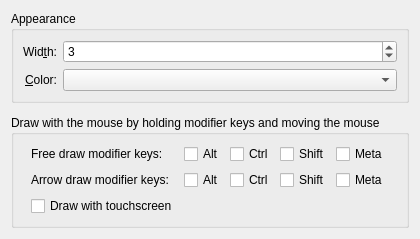
<?xml version="1.0" encoding="UTF-8"?>
<ui version="4.0">
 <class>KWin::MouseMarkEffectConfigForm</class>
 <widget class="QWidget" name="KWin::MouseMarkEffectConfigForm">
  <property name="geometry">
   <rect>
    <x>0</x>
    <y>0</y>
    <width>279</width>
    <height>178</height>
   </rect>
  </property>
  <layout class="QVBoxLayout">
   <item>
    <widget class="QGroupBox" name="groupBox">
     <property name="title">
      <string>Appearance</string>
     </property>
     <layout class="QGridLayout" name="gridLayout">
      <item row="1" column="0">
       <widget class="QLabel" name="label">
        <property name="text">
         <string>Wid&amp;th:</string>
        </property>
        <property name="alignment">
         <set>Qt::AlignRight|Qt::AlignTrailing|Qt::AlignVCenter</set>
        </property>
        <property name="buddy">
         <cstring>kcfg_LineWidth</cstring>
        </property>
       </widget>
      </item>
      <item row="2" column="0">
       <widget class="QLabel" name="label_2">
        <property name="text">
         <string>&amp;Color:</string>
        </property>
        <property name="alignment">
         <set>Qt::AlignRight|Qt::AlignTrailing|Qt::AlignVCenter</set>
        </property>
        <property name="buddy">
         <cstring>kcfg_Color</cstring>
        </property>
       </widget>
      </item>
      <item row="2" column="1">
       <widget class="KColorCombo" name="kcfg_Color">
        <property name="sizePolicy">
         <sizepolicy hsizetype="Expanding" vsizetype="Fixed">
          <horstretch>0</horstretch>
          <verstretch>0</verstretch>
         </sizepolicy>
        </property>
       </widget>
      </item>
      <item row="1" column="1">
       <widget class="QSpinBox" name="kcfg_LineWidth">
        <property name="minimum">
         <number>1</number>
        </property>
        <property name="maximum">
         <number>10</number>
        </property>
        <property name="value">
         <number>3</number>
        </property>
       </widget>
      </item>
     </layout>
    </widget>
   </item>
   <item>
    <widget class="KShortcutsEditor" name="editor">
      <property name="actionTypes">
        <enum>KShortcutsEditor::GlobalAction</enum>
      </property>
    </widget>
   </item>
   <item>
    <widget class="QGroupBox" name="groupBox2">
     <property name="title">
      <string>Draw with the mouse by holding modifier keys and moving the mouse</string>
     </property>
     <layout class="QHBoxLayout" name="hlayout">
      <item>
       <spacer name="horizontalSpacer">
        <property name="orientation">
         <enum>Qt::Horizontal</enum>
        </property>
        <property name="sizeHint" stdset="0">
         <size>
          <width>40</width>
          <height>20</height>
         </size>
        </property>
       </spacer>
      </item>
      <item>
       <layout class="QFormLayout" name="formLayout">
        <item row="0" column="0">
         <widget class="QLabel" name="label_FreedrawModifierKeys">
          <property name="text">
           <string>Free draw modifier keys:</string>
          </property>
         </widget>
        </item>
        <item row="0" column="1">
         <widget class="QWidget" name="widgetf" native="true">
          <layout class="QHBoxLayout" name="horizontalLayoutf">
           <property name="leftMargin">
            <number>0</number>
           </property>
           <property name="topMargin">
            <number>0</number>
           </property>
           <property name="rightMargin">
            <number>0</number>
           </property>
           <property name="bottomMargin">
            <number>0</number>
           </property>
           <item>
            <widget class="QCheckBox" name="kcfg_Freedrawalt">
             <property name="text">
              <string>Alt</string>
             </property>
            </widget>
           </item>
           <item>
            <widget class="QCheckBox" name="kcfg_Freedrawcontrol">
             <property name="text">
              <string>Ctrl</string>
             </property>
            </widget>
           </item>
           <item>
            <widget class="QCheckBox" name="kcfg_Freedrawshift">
             <property name="text">
              <string>Shift</string>
             </property>
            </widget>
           </item>
           <item>
            <widget class="QCheckBox" name="kcfg_Freedrawmeta">
             <property name="text">
              <string>Meta</string>
             </property>
            </widget>
           </item>
          </layout>
         </widget>
        </item>

        <item row="1" column="0">
         <widget class="QLabel" name="label_ArrowdrawModifierKeys">
          <property name="text">
           <string>Arrow draw modifier keys:</string>
          </property>
         </widget>
        </item>
        <item row="1" column="1">
         <widget class="QWidget" name="widgeta" native="true">
          <layout class="QHBoxLayout" name="horizontalLayouta">
           <property name="leftMargin">
            <number>0</number>
           </property>
           <property name="topMargin">
            <number>0</number>
           </property>
           <property name="rightMargin">
            <number>0</number>
           </property>
           <property name="bottomMargin">
            <number>0</number>
           </property>
           <item>
            <widget class="QCheckBox" name="kcfg_Arrowdrawalt">
             <property name="text">
              <string>Alt</string>
             </property>
            </widget>
           </item>
           <item>
            <widget class="QCheckBox" name="kcfg_Arrowdrawcontrol">
             <property name="text">
              <string>Ctrl</string>
             </property>
            </widget>
           </item>
           <item>
            <widget class="QCheckBox" name="kcfg_Arrowdrawshift">
             <property name="text">
              <string>Shift</string>
             </property>
            </widget>
           </item>
           <item>
            <widget class="QCheckBox" name="kcfg_Arrowdrawmeta">
             <property name="text">
              <string>Meta</string>
             </property>
            </widget>
           </item>
          </layout>
         </widget>
        </item>
        <item row="2" column="0">
         <widget class="QCheckBox" name="kcfg_TouchDrawEnabled">
           <property name="text">
            <string>Draw with touchscreen</string>
           </property>
         </widget>
        </item>
       </layout>
      </item>
      <item>
       <spacer name="horizontalSpacer_2">
        <property name="orientation">
         <enum>Qt::Horizontal</enum>
        </property>
        <property name="sizeHint" stdset="0">
         <size>
          <width>40</width>
          <height>20</height>
         </size>
        </property>
       </spacer>
      </item>
     </layout>
    </widget>
   </item>
  </layout>
 </widget>
 <customwidgets>
  <customwidget>
   <class>KColorCombo</class>
   <extends>QComboBox</extends>
   <header>kcolorcombo.h</header>
  </customwidget>
  <customwidget>
   <class>KShortcutsEditor</class>
   <extends>QWidget</extends>
   <header>kshortcutseditor.h</header>
   <container>1</container>
  </customwidget>
 </customwidgets>
 <resources/>
 <connections/>
</ui>
